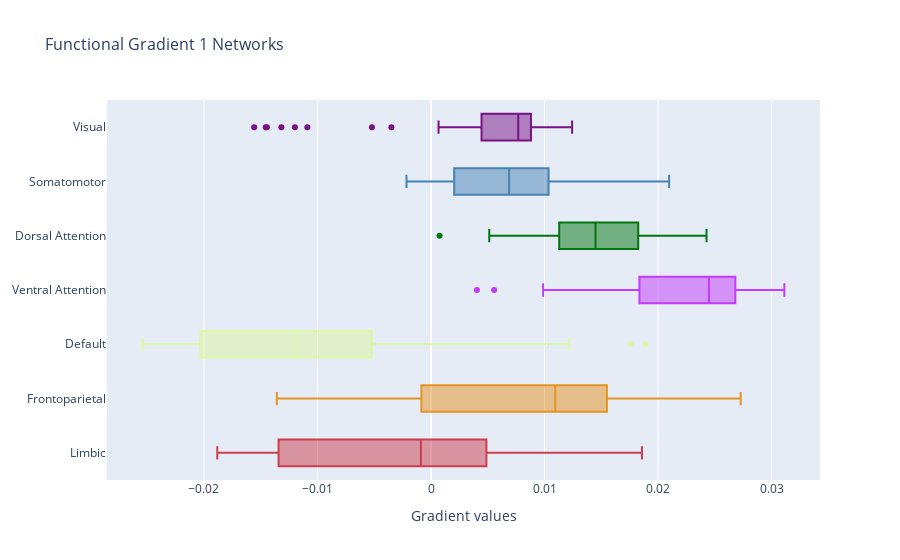

Notebook cell for this chart:
### Markdown cell above
#### ploty fig example

### Code cell
import plotly.graph_objects as go
fig = go.Figure()
# Use x instead of y argument for horizontal plot
fig.add_trace(go.Box(x=funcG1_net['Limbic'], name="Limbic",  marker_color="#cd3e4e"))
fig.add_trace(go.Box(x=funcG1_net['Frontoparietal'], name="Frontoparietal", marker_color="#e69422"))
fig.add_trace(go.Box(x=funcG1_net['Default'], name="Default",  marker_color="#dcf8a4"))
fig.add_trace(go.Box(x=funcG1_net['Ventral Attention'], name="Ventral Attention",  marker_color="#c43afa"))
fig.add_trace(go.Box(x=funcG1_net['Dorsal Attention'], name="Dorsal Attention", marker_color="#00760e"))
fig.add_trace(go.Box(x=funcG1_net['Somatomotor'], name="Somatomotor", marker_color="#4682b4"))
fig.add_trace(go.Box(x=funcG1_net['Visual'], name="Visual",  marker_color="#781286"))
fig.update_layout(title_text="Functional Gradient 1 Networks", showlegend=False, title_font_size=16, xaxis_title="Gradient values",)
fig.show()
